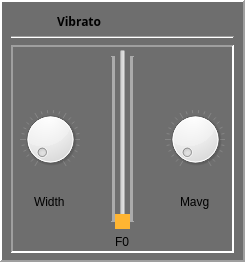
                 <widget class="QFrame" name="vibratoEffectFrame">
                  <property name="maximumSize">
                   <size>
                    <width>250</width>
                    <height>16777215</height>
                   </size>
                  </property>
                  <property name="palette">
                   <palette>
                    <active>
                     <colorrole role="Base">
                      <brush brushstyle="SolidPattern">
                       <color alpha="255">
                        <red>135</red>
                        <green>135</green>
                        <blue>135</blue>
                       </color>
                      </brush>
                     </colorrole>
                     <colorrole role="Window">
                      <brush brushstyle="SolidPattern">
                       <color alpha="255">
                        <red>110</red>
                        <green>110</green>
                        <blue>110</blue>
                       </color>
                      </brush>
                     </colorrole>
                    </active>
                    <inactive>
                     <colorrole role="Base">
                      <brush brushstyle="SolidPattern">
                       <color alpha="255">
                        <red>135</red>
                        <green>135</green>
                        <blue>135</blue>
                       </color>
                      </brush>
                     </colorrole>
                     <colorrole role="Window">
                      <brush brushstyle="SolidPattern">
                       <color alpha="255">
                        <red>110</red>
                        <green>110</green>
                        <blue>110</blue>
                       </color>
                      </brush>
                     </colorrole>
                    </inactive>
                    <disabled>
                     <colorrole role="Base">
                      <brush brushstyle="SolidPattern">
                       <color alpha="255">
                        <red>110</red>
                        <green>110</green>
                        <blue>110</blue>
                       </color>
                      </brush>
                     </colorrole>
                     <colorrole role="Window">
                      <brush brushstyle="SolidPattern">
                       <color alpha="255">
                        <red>110</red>
                        <green>110</green>
                        <blue>110</blue>
                       </color>
                      </brush>
                     </colorrole>
                    </disabled>
                   </palette>
                  </property>
                  <property name="font">
                   <font>
                    <weight>50</weight>
                    <bold>false</bold>
                   </font>
                  </property>
                  <property name="autoFillBackground">
                   <bool>true</bool>
                  </property>
                  <property name="frameShape">
                   <enum>QFrame::Panel</enum>
                  </property>
                  <property name="frameShadow">
                   <enum>QFrame::Raised</enum>
                  </property>
                  <property name="lineWidth">
                   <number>2</number>
                  </property>
                  <property name="midLineWidth">
                   <number>0</number>
                  </property>
                  <layout class="QVBoxLayout" name="verticalLayout">
                   <property name="leftMargin">
                    <number>9</number>
                   </property>
                   <property name="topMargin">
                    <number>6</number>
                   </property>
                   <property name="rightMargin">
                    <number>9</number>
                   </property>
                   <property name="bottomMargin">
                    <number>7</number>
                   </property>
                   <item>
                    <layout class="QHBoxLayout" name="horizontalLayout">
                     <item>
                      <widget class="QPushButton" name="deleteVibratoButton">
                       <property name="sizePolicy">
                        <sizepolicy hsizetype="Fixed" vsizetype="Fixed">
                         <horstretch>0</horstretch>
                         <verstretch>0</verstretch>
                        </sizepolicy>
                       </property>
                       <property name="text">
                        <string/>
                       </property>
                       <property name="icon">
                        <iconset resource="icons.qrc">
                         <normaloff>:/icons/icons/037-minus.svg</normaloff>:/icons/icons/037-minus.svg</iconset>
                       </property>
                       <property name="iconSize">
                        <size>
                         <width>15</width>
                         <height>15</height>
                        </size>
                       </property>
                       <property name="flat">
                        <bool>true</bool>
                       </property>
                      </widget>
                     </item>
                     <item alignment="Qt::AlignBottom">
                      <widget class="QLabel" name="label">
                       <property name="font">
                        <font>
                         <family>Helvetica World</family>
                         <weight>75</weight>
                         <italic>false</italic>
                         <bold>true</bold>
                         <underline>false</underline>
                        </font>
                       </property>
                       <property name="text">
                        <string>Vibrato</string>
                       </property>
                      </widget>
                     </item>
                     <item>
                      <spacer name="horizontalSpacer">
                       <property name="orientation">
                        <enum>Qt::Horizontal</enum>
                       </property>
                       <property name="sizeHint" stdset="0">
                        <size>
                         <width>40</width>
                         <height>20</height>
                        </size>
                       </property>
                      </spacer>
                     </item>
                     <item>
                      <widget class="QPushButton" name="vibratoMoveLeftButton">
                       <property name="sizePolicy">
                        <sizepolicy hsizetype="Fixed" vsizetype="Fixed">
                         <horstretch>0</horstretch>
                         <verstretch>0</verstretch>
                        </sizepolicy>
                       </property>
                       <property name="text">
                        <string/>
                       </property>
                       <property name="icon">
                        <iconset resource="icons.qrc">
                         <normaloff>:/icons/icons/006-chevron.svg</normaloff>:/icons/icons/006-chevron.svg</iconset>
                       </property>
                       <property name="iconSize">
                        <size>
                         <width>15</width>
                         <height>15</height>
                        </size>
                       </property>
                       <property name="default">
                        <bool>false</bool>
                       </property>
                       <property name="flat">
                        <bool>true</bool>
                       </property>
                      </widget>
                     </item>
                     <item>
                      <widget class="QPushButton" name="vibratoMoveRightButton">
                       <property name="sizePolicy">
                        <sizepolicy hsizetype="Fixed" vsizetype="Fixed">
                         <horstretch>0</horstretch>
                         <verstretch>0</verstretch>
                        </sizepolicy>
                       </property>
                       <property name="text">
                        <string/>
                       </property>
                       <property name="icon">
                        <iconset resource="icons.qrc">
                         <normaloff>:/icons/icons/033-chevron.svg</normaloff>:/icons/icons/033-chevron.svg</iconset>
                       </property>
                       <property name="iconSize">
                        <size>
                         <width>15</width>
                         <height>15</height>
                        </size>
                       </property>
                       <property name="flat">
                        <bool>true</bool>
                       </property>
                      </widget>
                     </item>
                    </layout>
                   </item>
                   <item>
                    <widget class="Line" name="line_3">
                     <property name="orientation">
                      <enum>Qt::Horizontal</enum>
                     </property>
                    </widget>
                   </item>
                   <item>
                    <widget class="QFrame" name="oscillator2Frame_5">
                     <property name="sizePolicy">
                      <sizepolicy hsizetype="Preferred" vsizetype="Expanding">
                       <horstretch>0</horstretch>
                       <verstretch>0</verstretch>
                      </sizepolicy>
                     </property>
                     <property name="frameShape">
                      <enum>QFrame::Panel</enum>
                     </property>
                     <property name="frameShadow">
                      <enum>QFrame::Sunken</enum>
                     </property>
                     <property name="lineWidth">
                      <number>2</number>
                     </property>
                     <layout class="QVBoxLayout" name="verticalLayout_26">
                      <property name="leftMargin">
                       <number>4</number>
                      </property>
                      <property name="topMargin">
                       <number>2</number>
                      </property>
                      <property name="rightMargin">
                       <number>4</number>
                      </property>
                      <property name="bottomMargin">
                       <number>2</number>
                      </property>
                      <item>
                       <layout class="QGridLayout" name="gridLayout_4">
                        <item row="0" column="2" rowspan="2">
                         <layout class="QVBoxLayout" name="verticalLayout_5">
                          <item alignment="Qt::AlignHCenter">
                           <widget class="QSlider" name="vibratoF0Slider">
                            <property name="styleSheet">
                             <string notr="true">QSlider::handle:vertical {background-color: rgb(255, 181, 50);}
</string>
                            </property>
                            <property name="minimum">
                             <number>50</number>
                            </property>
                            <property name="maximum">
                             <number>2000</number>
                            </property>
                            <property name="orientation">
                             <enum>Qt::Vertical</enum>
                            </property>
                            <property name="tickPosition">
                             <enum>QSlider::TicksBothSides</enum>
                            </property>
                           </widget>
                          </item>
                          <item alignment="Qt::AlignHCenter">
                           <widget class="QLabel" name="label_16">
                            <property name="text">
                             <string>F0</string>
                            </property>
                           </widget>
                          </item>
                         </layout>
                        </item>
                        <item row="0" column="3" rowspan="2">
                         <layout class="QVBoxLayout" name="verticalLayout_9">
                          <item>
                           <spacer name="verticalSpacer_3">
                            <property name="orientation">
                             <enum>Qt::Vertical</enum>
                            </property>
                            <property name="sizeHint" stdset="0">
                             <size>
                              <width>20</width>
                              <height>40</height>
                             </size>
                            </property>
                           </spacer>
                          </item>
                          <item alignment="Qt::AlignHCenter">
                           <widget class="QDial" name="vibratoMAvgDial">
                            <property name="maximumSize">
                             <size>
                              <width>60</width>
                              <height>16777215</height>
                             </size>
                            </property>
                            <property name="notchesVisible">
                             <bool>true</bool>
                            </property>
                           </widget>
                          </item>
                          <item alignment="Qt::AlignHCenter">
                           <widget class="QLabel" name="label_4">
                            <property name="text">
                             <string>Mavg</string>
                            </property>
                           </widget>
                          </item>
                          <item>
                           <spacer name="verticalSpacer_4">
                            <property name="orientation">
                             <enum>Qt::Vertical</enum>
                            </property>
                            <property name="sizeHint" stdset="0">
                             <size>
                              <width>20</width>
                              <height>40</height>
                             </size>
                            </property>
                           </spacer>
                          </item>
                         </layout>
                        </item>
                        <item row="0" column="0" rowspan="2">
                         <layout class="QVBoxLayout" name="verticalLayout_7">
                          <item>
                           <spacer name="verticalSpacer">
                            <property name="orientation">
                             <enum>Qt::Vertical</enum>
                            </property>
                            <property name="sizeHint" stdset="0">
                             <size>
                              <width>20</width>
                              <height>40</height>
                             </size>
                            </property>
                           </spacer>
                          </item>
                          <item alignment="Qt::AlignHCenter">
                           <widget class="QDial" name="vibratoWidthDial">
                            <property name="maximumSize">
                             <size>
                              <width>60</width>
                              <height>16777215</height>
                             </size>
                            </property>
                            <property name="notchesVisible">
                             <bool>true</bool>
                            </property>
                           </widget>
                          </item>
                          <item alignment="Qt::AlignHCenter">
                           <widget class="QLabel" name="label_9">
                            <property name="text">
                             <string>Width</string>
                            </property>
                           </widget>
                          </item>
                          <item>
                           <spacer name="verticalSpacer_2">
                            <property name="orientation">
                             <enum>Qt::Vertical</enum>
                            </property>
                            <property name="sizeHint" stdset="0">
                             <size>
                              <width>20</width>
                              <height>40</height>
                             </size>
                            </property>
                           </spacer>
                          </item>
                         </layout>
                        </item>
                       </layout>
                      </item>
                     </layout>
                    </widget>
                   </item>
                  </layout>
                 </widget>
